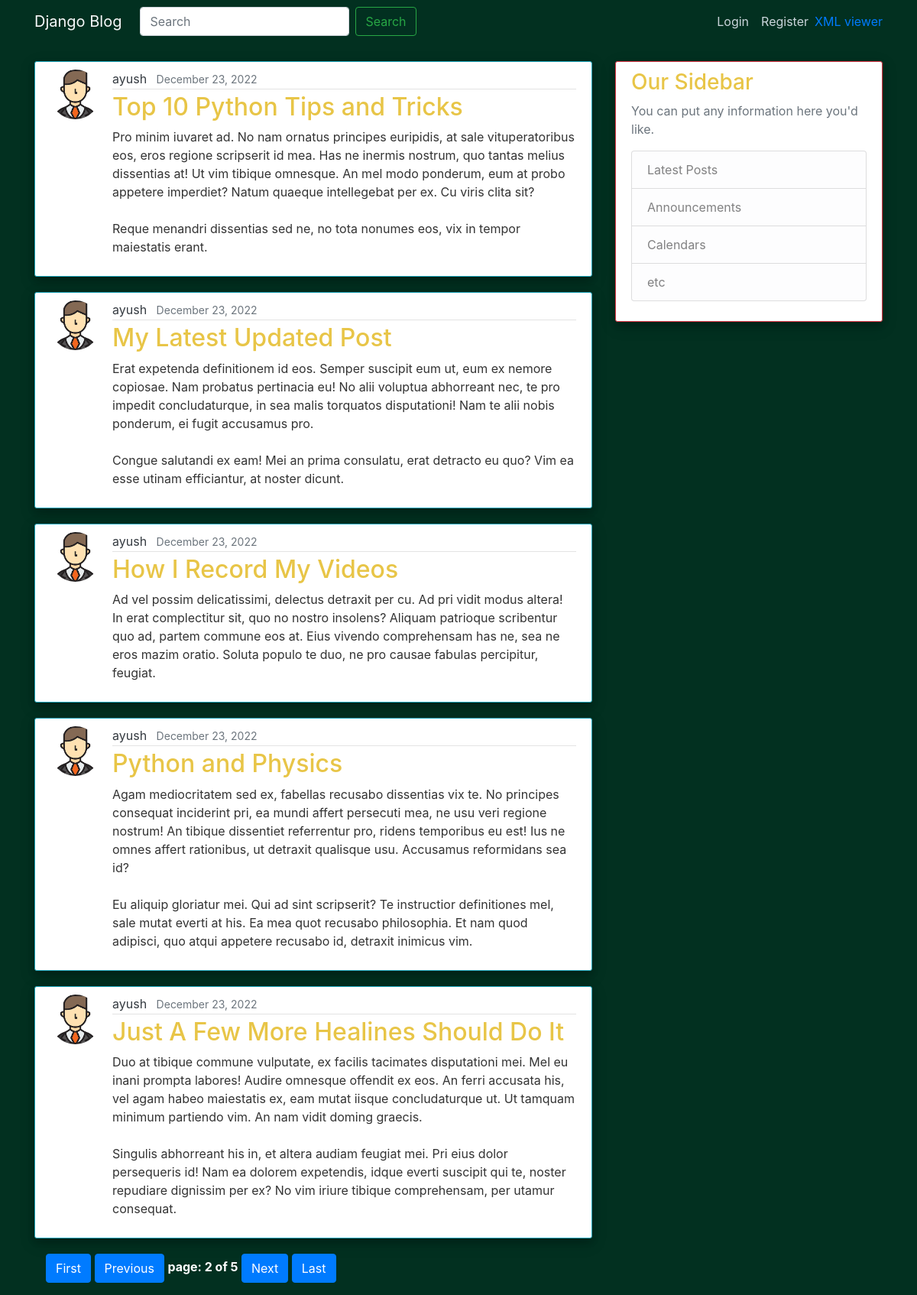
Screenshot of /?page=2 with the database file from the repository.
### blog/models.py (models this page shows, shortened)
class Post(models.Model):
    title = models.CharField(max_length=100)
    content = models.TextField()
    date_posted = models.DateTimeField(default=timezone.now)
    author = models.ForeignKey(User, on_delete=models.CASCADE)
    thumbnail = models.ImageField(upload_to="post_pics",blank=True)

### users/models.py (models this page shows, shortened)
class Profile(models.Model):
    user = models.OneToOneField(User, on_delete=models.CASCADE)
    image = models.ImageField(default='default.jpg', upload_to='profile_pics')

### blog/views.py (the view)
# urls.py: path("",PostListView, name='blog-home'),
def PostListView(request):   #ListView
    posts = Post.objects.all().order_by("-date_posted")
    user = User.objects.all()
    item_name = request.GET.get('item_name')
    if item_name != "" and item_name is not None:
        posts = posts.filter(title__icontains=item_name)
    paginator = Paginator(posts,5)
    page = request.GET.get('page')
    posts = paginator.get_page(page)
    context = {
        "posts":posts
    }
    return render(request,"blog/home.html",context)

### blog/templates/blog/home.html (shortened to what this page needs)
{% extends "blog/base.html" %}
{% block content %}
    {% for post in posts %}
        <article class="media content-section border border-info" style="box-shadow: 0 4px 8px 0 rgba(0, 0, 0, 0.2), 0 6px 20px 0 rgba(0, 0, 0, 0.19);">
            <img class="rounded-circle article-img" src="{{ post.author.profile.image.url }}" alt="">
            <div class="media-body">
                <div class="article-metadata">
                <a class="mr-2 text-dark" href="{% url 'user-posts' post.author.username %}">{{ post.author }}</a>
                <small class="text-muted">{{ post.date_posted|date:"F d, Y" }}</small>
            </div>
                <h2><a class="article-title" href="{% url 'post-detail' post.id %}">{{ post.title }}</a></h2>
                <p class="article-content">{{ post.content }}</p>
            </div>
        </article>
    {% endfor %}
    <div class="container mb-3 navigation-buttons">
        {% if posts.has_previous %}
        <a type="button" class="btn btn-primary" href="?page=1">First</a>
        <a type="button" class="btn btn-primary" href="?page={{posts.previous_page_number}}">Previous</a>
        {% endif %}
        <span class="font-weight-bold">page: {{ posts.number }} of {{ posts.paginator.num_pages }}</span>
        {% if posts.has_next %}
        <a type="button" class="btn btn-primary" href="?page={{posts.next_page_number}}">Next</a>
        <a type="button" class="btn btn-primary" href="?page={{posts.paginator.num_pages}}">Last</a>
        {% endif %}
    </div>
{% endblock content %}

### blog/static/blog/main.css (style rules this page uses)
body { background-color: #023020; color: #333333; margin-top: 5rem; }
h1, h2, h3, h4, h5, h6 { color: #E8C547; }
.content-section { background: #ffffff; padding: 10px 20px; border: 1px solid #dddddd; border-radius: 3px; margin-bottom: 20px; }
.article-title { color: #E8C547; }
.article-content { white-space: pre-line; }
.article-img { height: 65px; width: 65px; margin-right: 16px; }
.article-metadata { padding-bottom: 1px; margin-bottom: 4px; border-bottom: 1px solid #e3e3e3 }
.navigation-buttons { color: white; }

### rows the page displays
Post: author.profile.image (picture), author "ayush", date_posted "December 23, 2022", title "Top 10 Python Tips and Tricks", content "Pro minim iuvaret ad. No nam ornatus principes euripidis, at sale vituperatoribus eos, eros regione scripserit id mea. Has ne inermis nostrum, quo tantas melius dissentias at! Ut vim tibique omnesque. An mel modo ponderum, eum at probo appetere imperdiet? Natum quaeque intellegebat per ex. Cu viris clita sit? Reque menandri dissentias sed ne, no tota nonumes eos, vix in tempor maiestatis erant."
Post: author.profile.image (picture), author "ayush", date_posted "December 23, 2022", title "My Latest Updated Post", content "Erat expetenda definitionem id eos. Semper suscipit eum ut, eum ex nemore copiosae. Nam probatus pertinacia eu! No alii voluptua abhorreant nec, te pro impedit concludaturque, in sea malis torquatos disputationi! Nam te alii nobis ponderum, ei fugit accusamus pro. Congue salutandi ex eam! Mei an prima consulatu, erat detracto eu quo? Vim ea esse utinam efficiantur, at noster dicunt."
Post: author.profile.image (picture), author "ayush", date_posted "December 23, 2022", title "How I Record My Videos", content "Ad vel possim delicatissimi, delectus detraxit per cu. Ad pri vidit modus altera! In erat complectitur sit, quo no nostro insolens? Aliquam patrioque scribentur quo ad, partem commune eos at. Eius vivendo comprehensam has ne, sea ne eros mazim oratio. Soluta populo te duo, ne pro causae fabulas percipitur, feugiat."
Post: author.profile.image (picture), author "ayush", date_posted "December 23, 2022", title "Python and Physics", content "Agam mediocritatem sed ex, fabellas recusabo dissentias vix te. No principes consequat inciderint pri, ea mundi affert persecuti mea, ne usu veri regione nostrum! An tibique dissentiet referrentur pro, ridens temporibus eu est! Ius ne omnes affert rationibus, ut detraxit qualisque usu. Accusamus reformidans sea id? Eu aliquip gloriatur mei. Qui ad sint scripserit? Te instructior definitiones mel, sale mutat everti at his. Ea mea quot recusabo philosophia. Et nam quod adipisci, quo atqui appetere recusabo id, detraxit inimicus vim."
Post: author.profile.image (picture), author "ayush", date_posted "December 23, 2022", title "Just A Few More Healines Should Do It", content "Duo at tibique commune vulputate, ex facilis tacimates disputationi mei. Mel eu inani prompta labores! Audire omnesque offendit ex eos. An ferri accusata his, vel agam habeo maiestatis ex, eam mutat iisque concludaturque ut. Ut tamquam minimum partiendo vim. An nam vidit doming graecis. Singulis abhorreant his in, et altera audiam feugiat mei. Pri eius dolor persequeris id! Nam ea dolorem expetendis, idque everti suscipit qui te, noster repudiare dignissim per ex? No vim iriure tibique comprehensam, per utamur consequat."

### other values shown
{{ posts.number }} "2"
{{ posts.paginator.num_pages }} "5"
